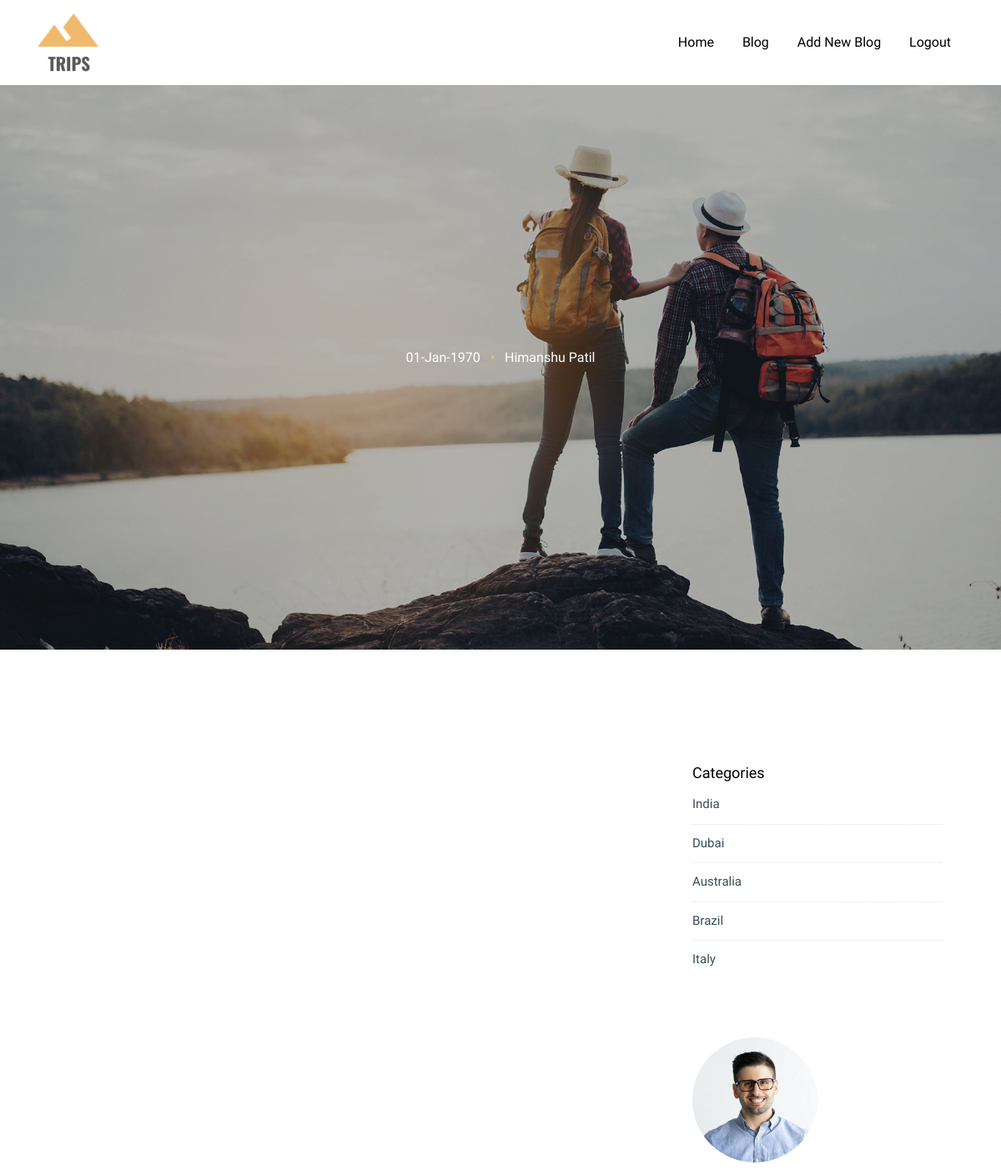
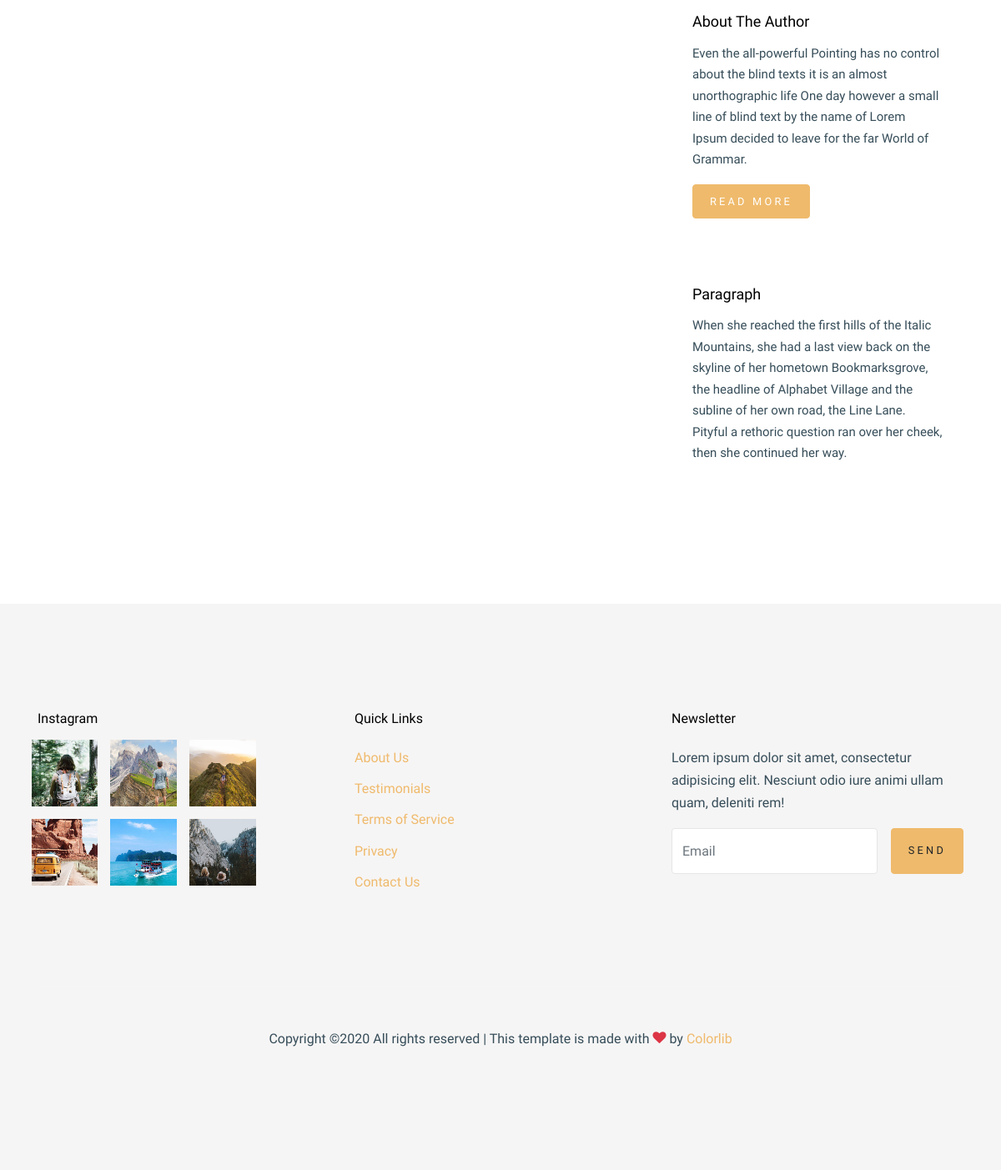
Page /AUTHOR/single.php (signed in) on the committed database (2 pictures, top to bottom).
### tables this page shows
CREATE TABLE `member_details` (
  `USER_ID` varchar(50) NOT NULL,
  `FIRST_NAME` varchar(50) NOT NULL,
  `LAST_NAME` varchar(50) NOT NULL,
  `MOBILE` varchar(50) NOT NULL,
  `EMAIL` varchar(50) NOT NULL,
  `DOB` date NOT NULL,
  `PASSWORD` varchar(50) NOT NULL,
  `PROFILE` varchar(50) NOT NULL,
  `INTRO` varchar(100) NOT NULL,
  `LAST_LOGIN` datetime NOT NULL
);

CREATE TABLE `category_table` (
  `CATEGORY_ID` varchar(50) NOT NULL,
  `PARENT_ID` varchar(50) NOT NULL,
  `TITLE` varchar(100) NOT NULL,
  `METATITLE` varchar(100) NOT NULL,
  `SLUG` varchar(50) NOT NULL,
  `CONTENT` varchar(255) NOT NULL
);

### AUTHOR/class/author_class.php (called while the page is built, shortened)
<?php
	$path = '../class/';
	include_once($path.'config.php');
class AuthorClass
{
	function getCategoryData()
	{
		global $con;
		$fetch_category = "SELECT `CATEGORY_ID`, `TITLE` FROM `category_table`";
        $selresult = $con->query($fetch_category);
			while($final = $selresult->fetch_assoc())
			{
				$finalArray[$final['CATEGORY_ID']]=$final;
			}
		return $finalArray;
	}
		function getAuthorDetails()
		{
			global $con;
			$fetch_post = "SELECT `USER_ID`, `FIRST_NAME`, `LAST_NAME`, `MOBILE`, `EMAIL`, `DOB`, `PASSWORD`, `PROFILE`, `INTRO`, `LAST_LOGIN` FROM `member_details` WHERE PROFILE = 'Author'";
        	$selresult = $con->query($fetch_post);
			while($final = $selresult->fetch_assoc())
			{
				$finalArray=$final;
			}
			return $finalArray;
		}
		function getPostDataSingle($id)
		{
			global $con;
			$fetch_post = "SELECT `POST_ID`, `USER_ID`, `PARENT_ID`, `TITLE`, `SLUG`, `SUMMARY`, `PUBLISHED`, `DATE_CREATED`, `DATE_MODIFIED`, `PUBLISHED_ON`, `CONTENT` FROM `post_details` WHERE POST_ID = '".$id."' AND DELFLAG = 1";
        	$selresult = $con->query($fetch_post);
			return $finalArray;
		}
}
	$author_class = new AuthorClass();
?>

### AUTHOR/single.php (the view, shortened to what this page needs)
<?php
    $path = '../';
    include_once($path."class/login.php");
    include_once("class/author_class.php");
      $id = $_GET['id'];
    $categoryList = $author_class->getCategoryData();
    $postData     = $author_class->getPostDataSingle($id);
    $AuthorData     = $author_class->getAuthorDetails();
?>
<!doctype html>
<html lang="en">
  <head>
    <link rel="stylesheet" href="fonts/icomoon/style.css">
    <link rel="stylesheet" href="css/bootstrap.min.css">
    <link rel="stylesheet" href="css/bootstrap-datepicker.css">
    <link rel="stylesheet" href="css/jquery.fancybox.min.css">
    <link rel="stylesheet" href="css/owl.carousel.min.css">
    <link rel="stylesheet" href="css/owl.theme.default.min.css">
    <link rel="stylesheet" href="fonts/flaticon/font/flaticon.css">
    <link rel="stylesheet" href="css/aos.css">
    <link rel="stylesheet" href="css/style.css">
  </head>
  <body data-spy="scroll" data-target=".site-navbar-target" data-offset="300">
    <div class="site-wrap" id="home-section">
      <?php include_once('headerAuthor.php'); ?>
    <div class="ftco-blocks-cover-1">
      <div class="site-section-cover overlay" data-stellar-background-ratio="0.5" style="background-image: url('images/hero_1.jpg')">
        <div class="container">
          <div class="row align-items-center justify-content-center text-center">
            <div class="col-md-7">
              <span class="d-block mb-3 text-white" data-aos="fade-up"><?php  echo date('d-M-Y', strtotime($postData['PUBLISHED_ON'])); ?> <span class="mx-2 text-primary">&bullet;</span> <?php echo $AuthorData['FIRST_NAME'] . " " . $AuthorData['LAST_NAME']; ?></span>
            </div>
          </div>
        </div>
      </div>
    </div>
    <div class="site-section">
      <div class="container">
        <div class="row">
          <div class="col-md-8 blog-content">
          </div>
          <div class="col-md-4 sidebar">
            <div class="sidebar-box">
              <div class="categories">
                 <h3>Categories</h3>
                <?php
                  foreach ($categoryList as $key => $value) {
                ?>
                    <li class="list" id="<?php  echo $value['CATEGORY_ID'];  ?>"><?php  echo $value['TITLE'];  ?></li>
                <?php
                      }
                ?>
              </div>
            </div>
            <div class="sidebar-box">
              <img src="images/person_1.jpg" alt="Image" class="img-fluid mb-4 w-50 rounded-circle">
              <h3 class="text-black">About The Author</h3>
              <p>Even the all-powerful Pointing has no control about the blind texts it is an almost unorthographic life One day however a small line of blind text by the name of Lorem Ipsum decided to leave for the far World of Grammar.</p>
              <p><a href="#" class="btn btn-primary btn-md text-white">Read More</a></p>
            </div>
            <div class="sidebar-box">
              <h3 class="text-black">Paragraph</h3>
              <p>When she reached the first hills of the Italic Mountains, she had a last view back on the skyline of her hometown Bookmarksgrove, the headline of Alphabet Village and the subline of her own road, the Line Lane. Pityful a rethoric question ran over her cheek, then she continued her way.</p>
            </div>
          </div>
        </div>
      </div>
    </div>
    <footer class="site-footer bg-light">
      <div class="container">
        <div class="row">
          <div class="col-lg-3">
            <h2 class="footer-heading mb-3">Instagram</h2>
            <div class="row">
              <div class="col-4 gal_col">
                <a href="#"><img src="images/insta_1.jpg" alt="Image" class="img-fluid"></a>
              </div>
              <div class="col-4 gal_col">
                <a href="#"><img src="images/insta_2.jpg" alt="Image" class="img-fluid"></a>
              </div>
              <div class="col-4 gal_col">
                <a href="#"><img src="images/insta_3.jpg" alt="Image" class="img-fluid"></a>
              </div>
              <div class="col-4 gal_col">
                <a href="#"><img src="images/insta_4.jpg" alt="Image" class="img-fluid"></a>
              </div>
              <div class="col-4 gal_col">
                <a href="#"><img src="images/insta_5.jpg" alt="Image" class="img-fluid"></a>
              </div>
              <div class="col-4 gal_col">
                <a href="#"><img src="images/insta_6.jpg" alt="Image" class="img-fluid"></a>
              </div>
            </div>
          </div>
          <div class="col-lg-8 ml-auto">
            <div class="row">
              <div class="col-lg-6 ml-auto">
                <h2 class="footer-heading mb-4">Quick Links</h2>
                <ul class="list-unstyled">
                  <li><a href="#">About Us</a></li>
                  <li><a href="#">Testimonials</a></li>
                  <li><a href="#">Terms of Service</a></li>
                  <li><a href="#">Privacy</a></li>
                  <li><a href="#">Contact Us</a></li>
                </ul>
              </div>
              <div class="col-lg-6">
                <h2 class="footer-heading mb-4">Newsletter</h2>
                <p>Lorem ipsum dolor sit amet, consectetur adipisicing elit. Nesciunt odio iure animi ullam quam, deleniti rem!</p>
                <form action="#" class="d-flex" class="subscribe">
                  <input type="text" class="form-control mr-3" placeholder="Email">
                  <input type="submit" value="Send" class="btn btn-primary">
                </form>
              </div>
            </div>
          </div>
        </div>
        <div class="row pt-5 mt-5 text-center">
          <div class="col-md-12">
            <div class="border-top pt-5">
              <p>
            Copyright &copy;<script>document.write(new Date().getFullYear());</script> All rights reserved | This template is made with <i class="icon-heart text-danger" aria-hidden="true"></i> by <a href="https://colorlib.com" target="_blank" >Colorlib</a>
            </p>
            </div>
          </div>
        </div>
      </div>
    </footer>
    </div>
  </body>
</html>

### AUTHOR/css/style.css (style rules this page uses)
html { overflow-x: hidden; }
body { line-height: 1.7; color: #364d59 !important; font-weight: 300; font-size: 1rem; font-family: "Work Sans", sans-serif; }
a { -webkit-transition: .3s all ease; -o-transition: .3s all ease; transition: .3s all ease; text-decoration: none; }
h1, h2, h3, h4, h5, .h1, .h2, .h3, .h4, .h5 { color: #000; font-family: "Work Sans", sans-serif; }
.text-black { color: #000 !important; }
.btn { font-size: .8rem; text-transform: uppercase; letter-spacing: .2rem; padding: 10px 20px; text-decoration: none; }
.form-control { height: 55px; background: #fff !important; font-family: "Work Sans", -apple-system, BlinkMacSystemFont, "Segoe UI", Roboto, "Helvetica Neue", Arial, "Noto Sans", sans-serif, "Apple Color Emoji", "Segoe UI Emoji", "Segoe UI Symbol", "Noto Color Emoji"; }
.site-section { padding: 2.5em 0; }
@media (min-width: 768px) { .site-section { padding: 5em 0; } }
.site-footer { padding: 4em 0; background: #efba6c; }
@media (min-width: 768px) { .site-footer { padding: 8em 0; } }
.site-footer .border-top { border-top: 1px solid rgba(255, 255, 255, 0.1) !important; }
.site-footer ul li { margin-bottom: 10px; }
.site-footer .footer-heading { font-size: 16px; }
.site-section-cover { position: relative; background-size: cover; background-repeat: no-repeat; background-position: center center; }
.site-section-cover, .site-section-cover .container { position: relative; z-index: 2; }
.site-section-cover, .site-section-cover .container > .row { height: calc(100vh - 196px); min-height: 677px; }
.site-section-cover.overlay { position: relative; }
.site-section-cover.overlay:before { position: absolute; content: ""; top: 0; left: 0; right: 0; bottom: 0; background: rgba(0, 0, 0, 0.3); z-index: 1; }
.site-section { padding: 7rem 0; }
.form-control { border: none; border: 1px solid #e6e6e6; }
.sidebar-box { margin-bottom: 30px; padding: 25px; font-size: 15px; width: 100%; float: left; background: #fff; }
.sidebar-box *:last-child { margin-bottom: 0; }
.sidebar-box h3 { font-size: 18px; margin-bottom: 15px; }
.categories li, .sidelink li { position: relative; margin-bottom: 10px; padding-bottom: 10px; border-bottom: 1px dotted #dee2e6; list-style: none; }
.categories li:last-child, .sidelink li:last-child { margin-bottom: 0; border-bottom: none; padding-bottom: 0; }
.ftco-blocks-cover-1 { position: relative; }
.bg-light { background-color: #f6f5f5 !important; }
.row > .gal_col { padding-right: 7.5px; padding-left: 7.5px; margin-bottom: 15px; }

### rows in the picture
member_details: FIRST_NAME "Himanshu", LAST_NAME "Patil"
category_table: TITLE "India"
category_table: TITLE "Dubai"
category_table: TITLE "Australia"
category_table: TITLE "Brazil"
category_table: TITLE "Italy"

### other values in the picture
date('d-M-Y', strtotime($postData['PUBLISHED_ON'])) "01-Jan-1970"
